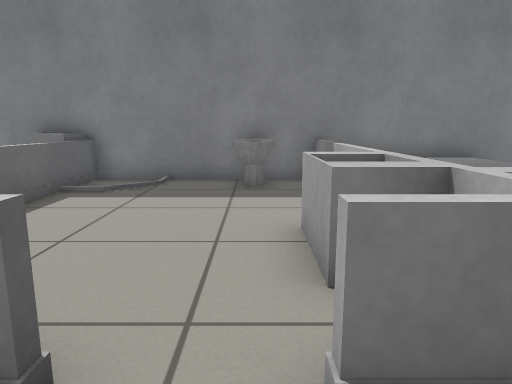
View 1 (above)

21 first-person views from a walk through a world built for the Gazebo simulator. The camera is 0.72 m above the floor, tilts 10° down and sees 70° across. The floor is counted in squares, 0.5 m on a side. Each view is taken from the middle of a square. On the plan, view 1 faces up. The plan holds only what a view shows up to about 16 squares ahead; the rest is blank.

View 2
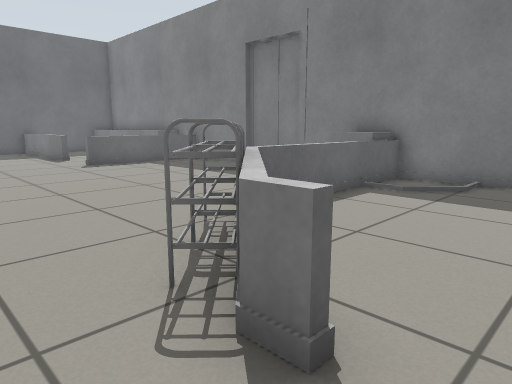

View 3
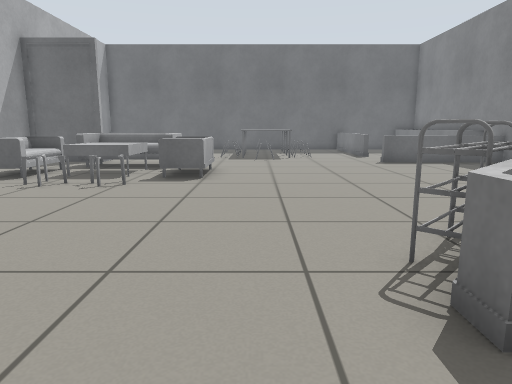

View 4
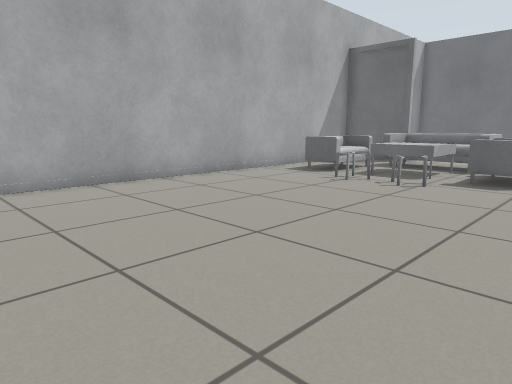

View 5
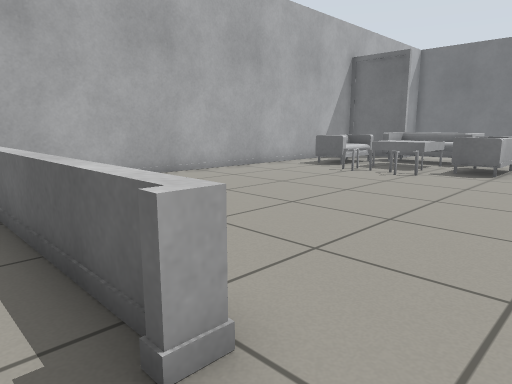

View 6
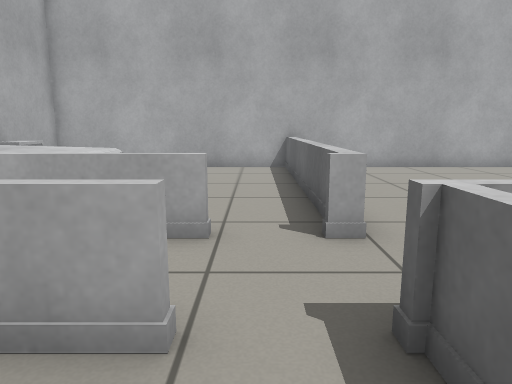

View 7
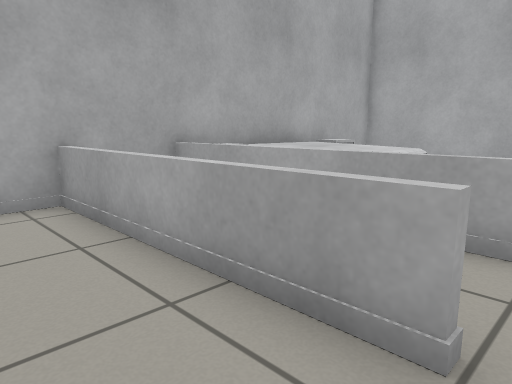

View 8
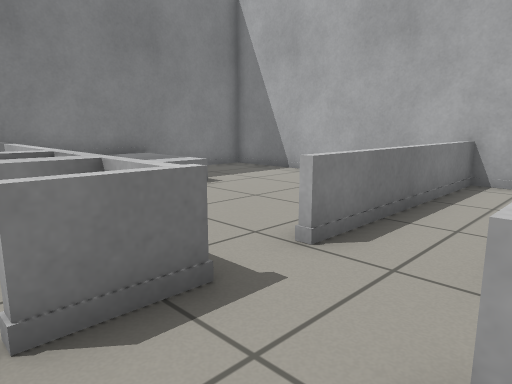

View 9
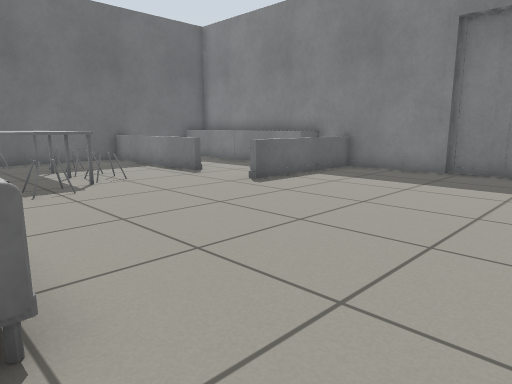

View 10
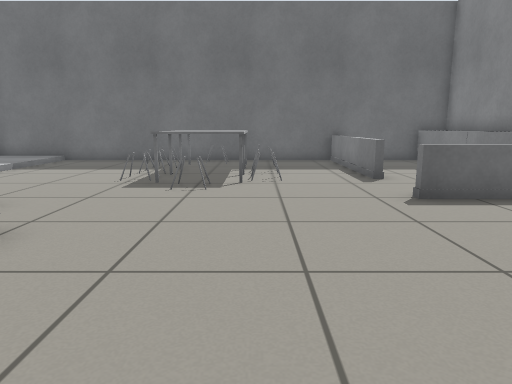

View 11
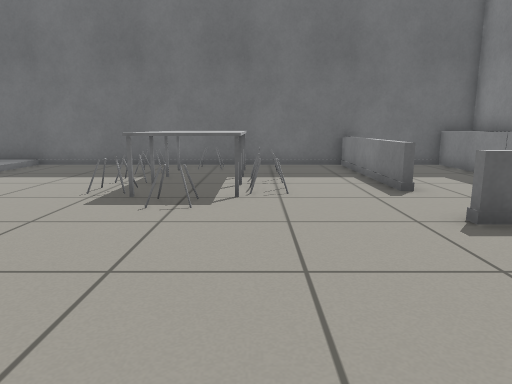

View 12
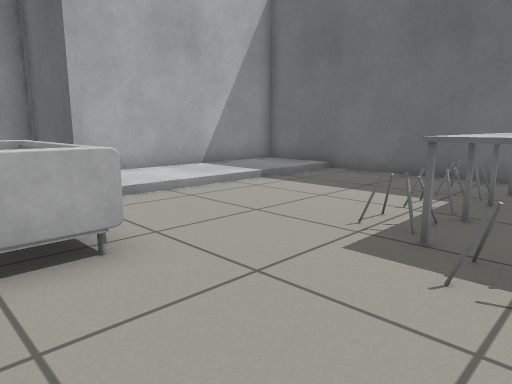

View 13
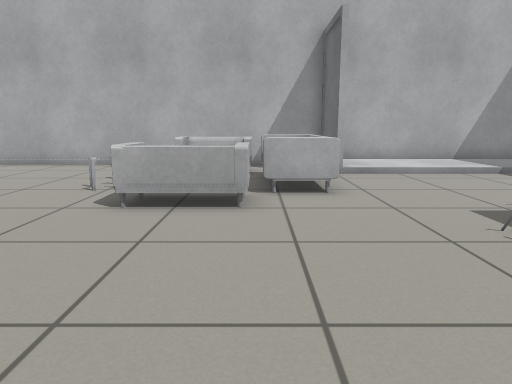

View 14
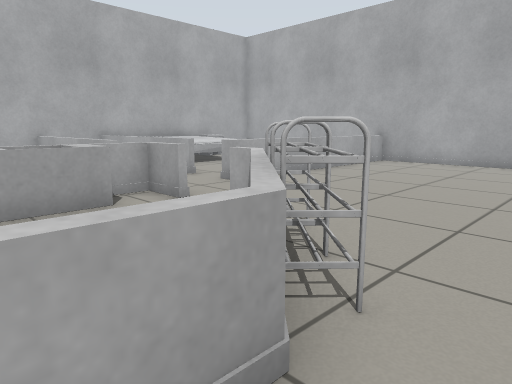

View 15
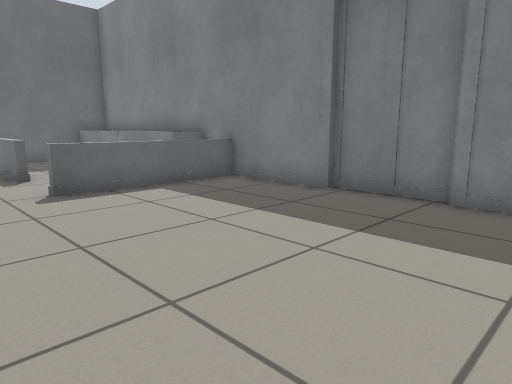

View 16
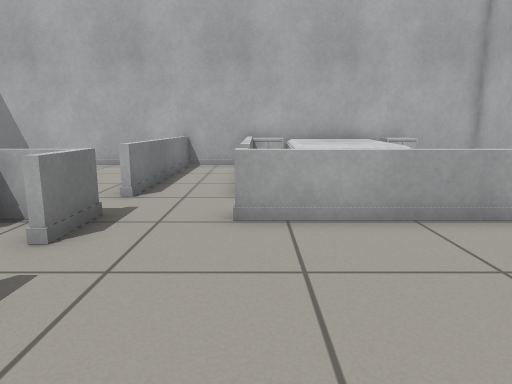

View 17
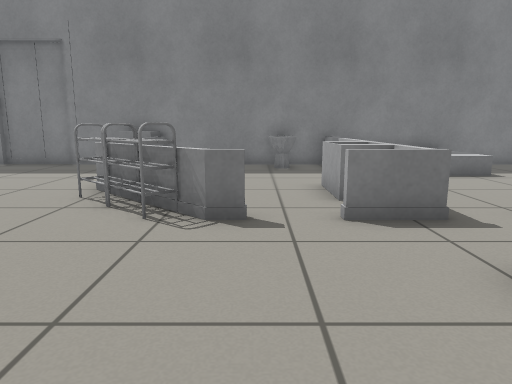

View 18
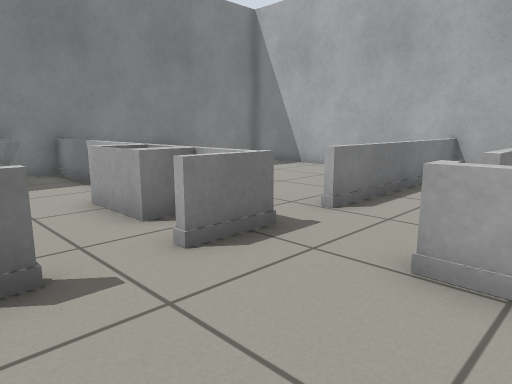

View 19
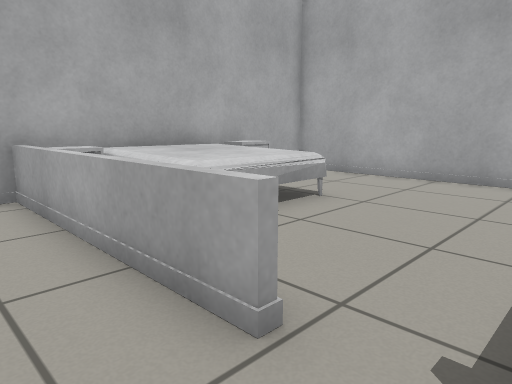

View 20
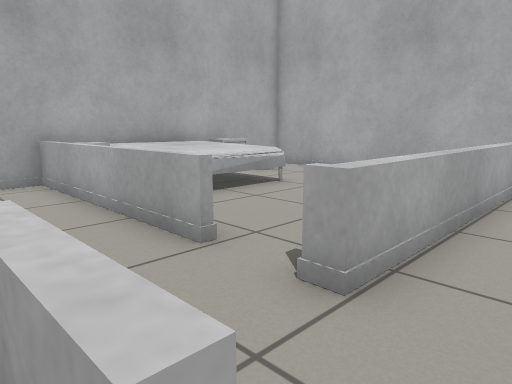

View 21
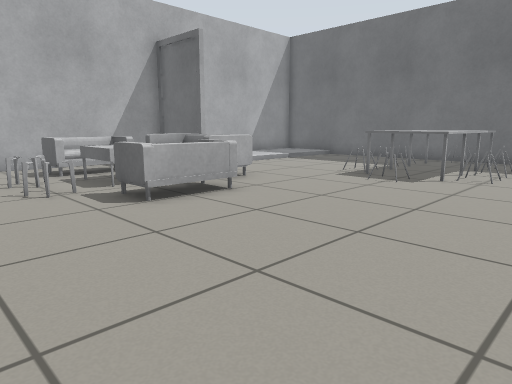

### Floor plan
Key: @ floor where view 1 was taken; # wall or solid block; . main floor; : floor 0.1 m higher than the main floor; / step, stairs or slope; = window, fence, low wall or low ledge.
Columns run from 24 left of view 1 to 11 right of it. Each row starts with its distance up from view 1.
 11          ##################    #####
 10  #######= =.......==....#.=# #= ...#
  9 #======== =.......==....#.===== ...#
  8 #.......  =........=......=====....#
  7 #........ =........=......=====....#
  6 #   ......=........=......= .......#
  5 #======............=.....== .......#
  4 #..................==....==........#
  3 #...................==...==........#
  2 #..=.=.=.............===.==.=======#
  1 #..#####...........................#
  0 #.=#####=...............@..........#
 -1 #..=.=.=..................=.=======#
 -2 #...........===...........=....====
 -3 #.........=====...........=....=###
 -4 #.........=#=#===.........=....=###
 -5 #.........=#=##==.........=....==##
 -6 #.........=======.........=......==
 -7 #::::::::#..===...........=....../#
 -8 #::::::::#..===...........=....... #
 -9 #::::::::#  ..............=....... #
-10 ###################################

Positions as (right, up) in squares from view 1, and headings:
1: (0, 0), facing up
2: (0, 0), facing up-left
3: (1, 0), facing left
4: (1, 0), facing down-left
5: (3, 1), facing down-left
6: (3, 4), facing down
7: (3, 4), facing down-right
8: (0, -1), facing up-right
9: (-7, -2), facing up-left
10: (-7, 2), facing left
11: (-9, 2), facing left
12: (-12, 1), facing down-left
13: (-12, 5), facing down
14: (-6, 6), facing down-right
15: (-6, 3), facing up-left
16: (-4, -1), facing right
17: (-1, -4), facing up
18: (-2, -2), facing up-right
19: (2, 1), facing down-right
20: (0, 2), facing down-right
21: (-6, 5), facing down-left
